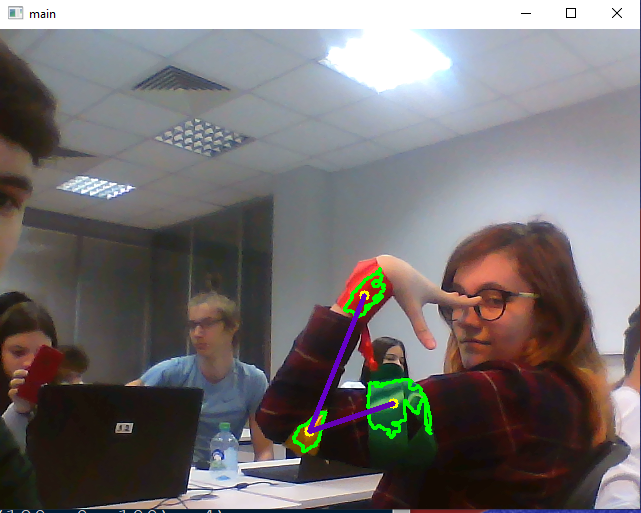
#> input picture projects/Students/2026/gr1_ch/motioncapture_Жиров и Горшкова/motioncapture_jojopose.PNG, 641 x 513 px, given in place of the camera
$ python 'Жиров.py'
#> lines starting #> are read from the running program, lines starting #| are printed output that depends on the picture; after the words box and inside, x2 and y2 are one past the last pixel; in counts of white or black regions, pixels touching at a corner belong together
import cv2

cap = cv2.VideoCapture( 0 )

def findCenter(clr_mask, out):
    m = cv2.moments(clr_mask, 1 )
    m00 = m['m00']
    m01 = m['m01']
    m10 = m['m10']

    if m00 > 100:
        x = int( m10 / m00 )
        y = int( m01 / m00 )

        cv2.circle( out, (x, y), 5, (0,255,255), -1)
        return x, y
    else:
        return None, None

def findContour( clr_low, clr_high ,frame_HSV, out ):
    clr_mask = cv2.inRange( frame_HSV, clr_low, clr_high )
    cont, h = cv2.findContours( clr_mask,
                                cv2.RETR_TREE,
                                cv2.CHAIN_APPROX_SIMPLE )
    cont = sorted(cont, key=cv2.contourArea, reverse=True)
    cv2.drawContours( out, cont, 0, (0,255,0), 2)
    try:
        return findCenter(cont[0], out)
    except:
        return None, None

while True:
    tr, frame = cap.read()
#> frame is the input picture: shape (513, 641, 3); mean B, G, R 114.1, 113.5, 117.9
    frame_HSV = cv2.cvtColor(frame, cv2.COLOR_BGR2HSV )
#> frame_HSV: shape (513, 641, 3); mean H, S, V 70.8, 59.6, 127.4
    clr_low = (0, 210, 110)
    clr_high = (15, 255, 255)
    coord1 = findContour(clr_low,clr_high,frame_HSV,frame )
#> in findContour, `clr_mask = cv2.inRange( frame_HSV, clr_low, clr_high )`:
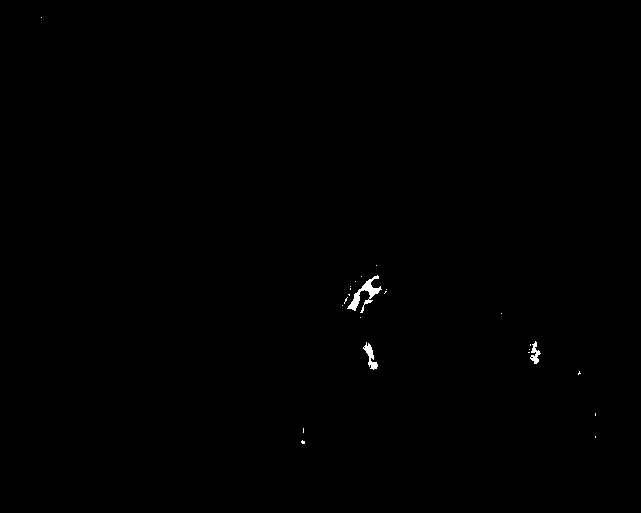
#> clr_mask: shape (513, 641); 0.21% white; 24 white regions (21 under 20 px)
#> in findContour, `cont, h = cv2.findContours( clr_mask, cv2.RETR_TREE, cv2.CHAIN_APPROX_..`: cont = 26 contours, 23 with area under 20; largest, box (x1, y1, x2, y2) and area: (347, 275, 382, 313) 288, (363, 342, 378, 370) 124, (530, 341, 541, 364) 86; h = 26 rows, first 6: [1, -1, -1, -1], [2, 0, -1, -1], [3, 1, -1, -1], [4, 2, -1, -1], [5, 3, -1, -1], [6, 4, -1, -1]
#> in findCenter, `m = cv2.moments(clr_mask, 1 )`: m = moments, m00 287.5, centre m10/m00, m01/m00 = (364.2, 293.7)
#> in findCenter, `m00 = m['m00']`: m00 = 287.5
#> in findCenter, `m01 = m['m01']`: m01 = 84451.3
#> in findCenter, `m10 = m['m10']`: m10 = 104713.7
#> in findCenter, `x = int( m10 / m00 )`: x = 364
#> in findCenter, `y = int( m01 / m00 )`: y = 293
#> in findCenter, `cv2.circle( out, (x, y), 5, (0,255,255), -1)`:
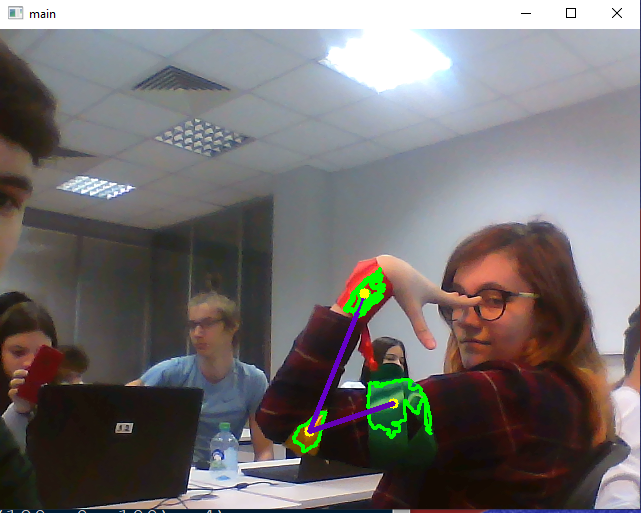
#> out: shape (513, 641, 3); mean B, G, R 114.1, 113.8, 117.8
#> coord1 = (364, 293)

    clr_low = (15, 150, 110)
    clr_high = (40, 255, 255)
    coord2 = findContour(clr_low,clr_high,frame_HSV,frame )
#> call 2 of findContour, with clr_low = (15, 150, 110), clr_high = (40, 255, 255)
#> in findContour (call 2), `clr_mask = cv2.inRange( frame_HSV, clr_low, clr_high )`:
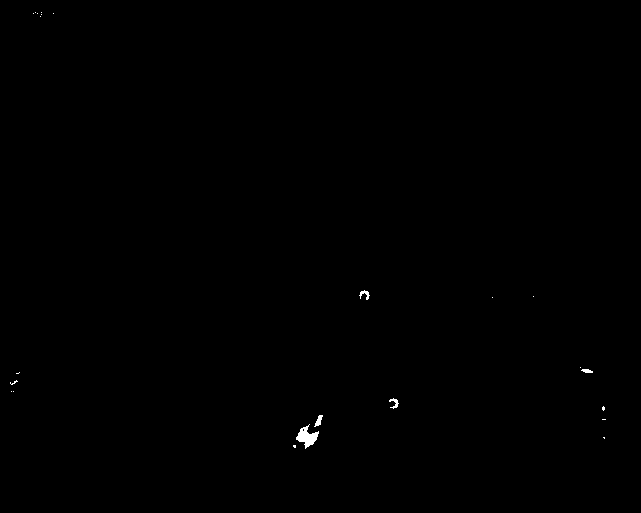
#> clr_mask: shape (513, 641); 0.15% white; 23 white regions (18 under 20 px)
#> in findContour (call 2), `cont, h = cv2.findContours( clr_mask, cv2.RETR_TREE, cv2.CHAIN_APPROX_..`: cont = 24 contours, 19 with area under 20; largest, box (x1, y1, x2, y2) and area: (296, 424, 319, 449) 230, (314, 415, 323, 427) 38, (359, 290, 370, 300) 30, (389, 398, 399, 409) 29, (581, 369, 593, 373) 22; h = 24 rows, first 6: [1, -1, -1, -1], [2, 0, -1, -1], [4, 1, 3, -1], [-1, -1, -1, 2], [5, 2, -1, -1], [6, 4, -1, -1]
#> in findContour (call 2), `cv2.drawContours( out, cont, 0, (0,255,0), 2)`:
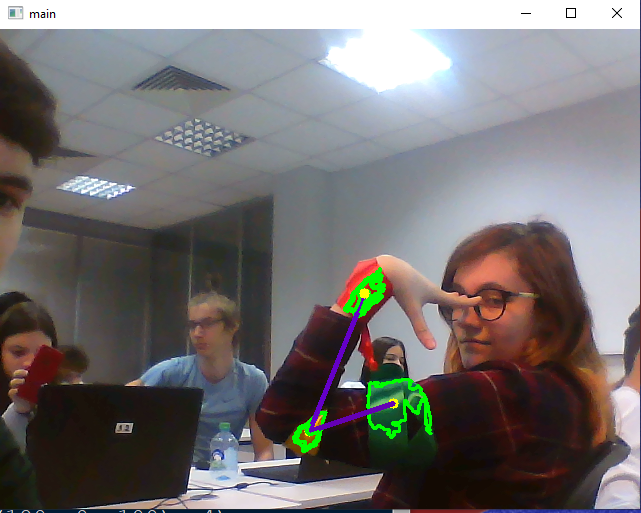
#> out: shape (513, 641, 3); 0.06% of pixels changed, all inside (x1, y1, x2, y2) = (296, 424, 319, 449)
#> in findCenter (call 2), `cv2.circle( out, (x, y), 5, (0,255,255), -1)`: out: shape (513, 641, 3); 0.02% of pixels changed, all inside (x1, y1, x2, y2) = (301, 431, 312, 442)
#> coord2 = (306, 436)

    clr_low = (40, 65, 65)
    clr_high = (80, 255, 255)


    coord3 = findContour(clr_low,clr_high,frame_HSV,frame )
#> call 3 of findContour, with clr_low = (40, 65, 65), clr_high = (80, 255, 255)
#> in findContour (call 3), `clr_mask = cv2.inRange( frame_HSV, clr_low, clr_high )`:
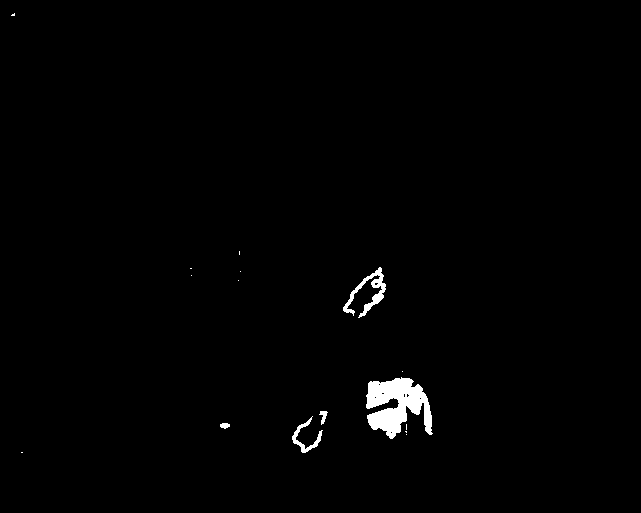
#> clr_mask: shape (513, 641); 1.1% white; 16 white regions (11 under 20 px)
#> in findContour (call 3), `cont, h = cv2.findContours( clr_mask, cv2.RETR_TREE, cv2.CHAIN_APPROX_..`: cont = 24 contours, 19 with area under 20; largest, box (x1, y1, x2, y2) and area: (366, 377, 433, 439) 2296, (343, 267, 386, 318) 472, (292, 416, 323, 453) 206, (319, 411, 328, 425) 44, (220, 423, 230, 429) 33; h = 24 rows, first 6: [1, -1, -1, -1], [2, 0, -1, -1], [3, 1, -1, -1], [4, 2, -1, -1], [5, 3, -1, -1], [6, 4, -1, -1]
#> in findContour (call 3), `cv2.drawContours( out, cont, 0, (0,255,0), 2)`:
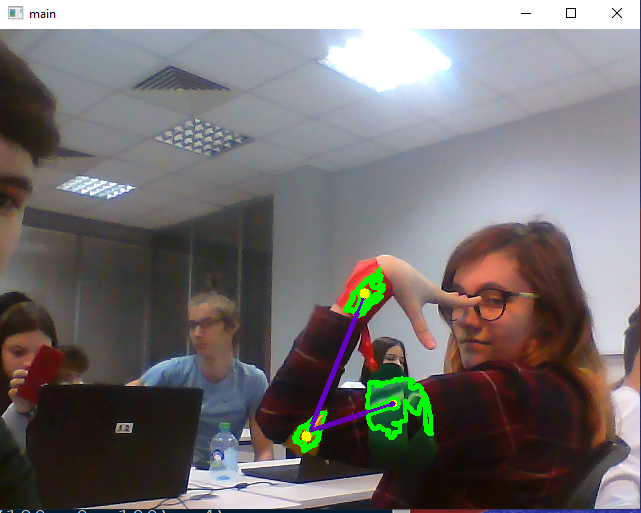
#> out: shape (513, 641, 3); mean B, G, R 113.9, 114.2, 117.6
#> in findCenter (call 3), `cv2.circle( out, (x, y), 5, (0,255,255), -1)`: out: shape (513, 641, 3); 0.02% of pixels changed, all inside (x1, y1, x2, y2) = (390, 399, 401, 410)
#> coord3 = (395, 404)

    if coord1[0] and coord2[0]:
        cv2.line(frame, coord1, coord2, (200, 0, 100), 4)
    if coord2[0] and coord3[0]:
        cv2.line(frame, coord2, coord3, (180, 0, 100), 4)
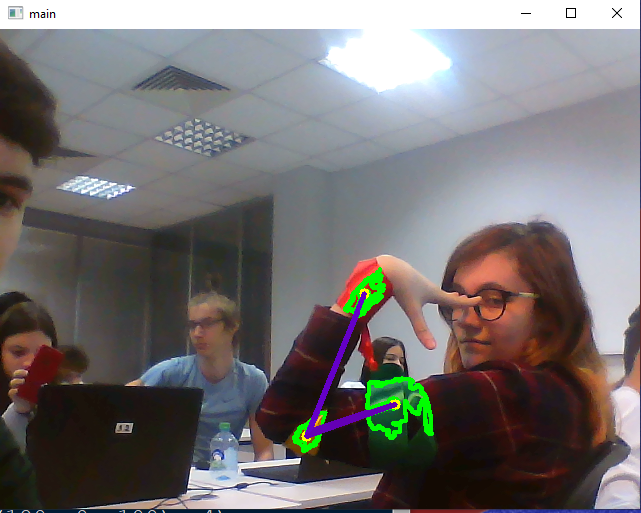
#> frame: shape (513, 641, 3); mean B, G, R 114.2, 114, 117.7

    #cv2.imshow('mask', frame_clr )
    cv2.imshow( 'main', frame )

    if cv2.waitKey(1) == ord('q'):
#> (key q is pressed here)
        break
cap.release()
cv2.destroyAllWindows()
